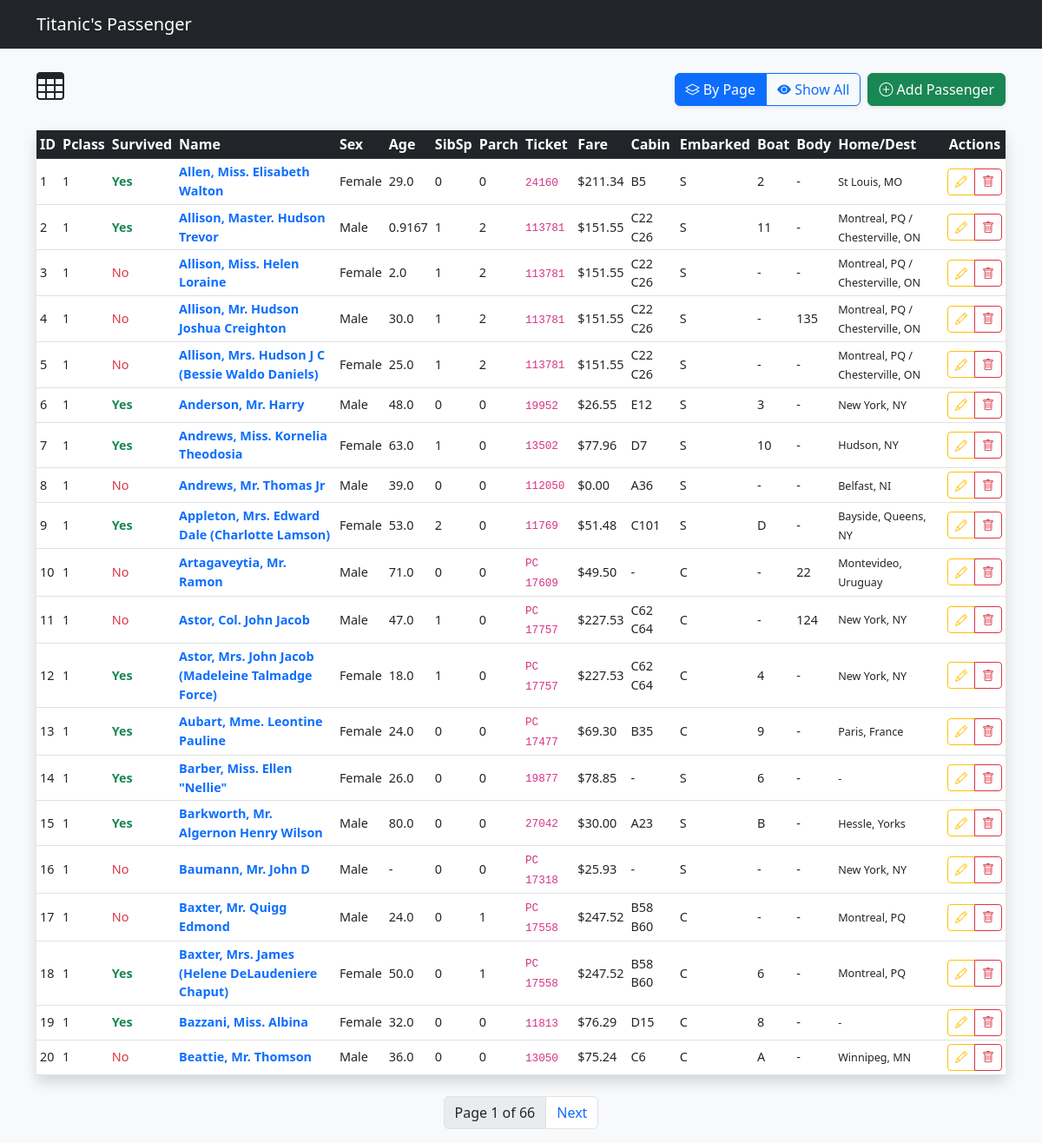
The page / on the database its author committed.
### core/models.py (models this page shows, shortened)
class Passenger(models.Model):
    survived = models.IntegerField()
    pclass = models.IntegerField()
    name = models.CharField(max_length=255)
    sex = models.CharField(max_length=10)
    age = models.FloatField(null=True, blank=True)
    sibsp = models.IntegerField()
    parch = models.IntegerField()
    ticket = models.CharField(max_length=100)
    fare = models.FloatField(null=True, blank=True)
    cabin = models.CharField(max_length=100, null=True, blank=True)
    embarked = models.CharField(max_length=100, null=True, blank=True)
    boat = models.CharField(max_length=100, null=True, blank=True)
    body = models.IntegerField(null=True, blank=True)
    home_dest = models.CharField(max_length=255, null=True, blank=True)

### core/views.py (the view)
# urls.py: path('', views.PassengerListView.as_view(), name='passenger-list'),
class PassengerListView(ListView):
    model = Passenger
    template_name = 'passenger_list.html'
    context_object_name = 'passengers'
    def get_paginate_by(self, queryset):
        show_all = self.request.GET.get('show') == 'all'
        if show_all:
            return None
        return 20

### core/templates/passenger_list.html (shortened to what this page needs)
{% extends 'base.html' %}
{% block content %}
<div class="d-flex justify-content-between align-items-center mb-4">
    <h2><i class="bi bi-table"></i> </h2>
    <div class="d-flex gap-2">
        <div class="btn-group shadow-sm" role="group">
            <a href="{% url 'passenger-list' %}"
                class="btn btn-outline-primary {% if not request.GET.show %}active{% endif %}">
                <i class="bi bi-layers"></i> By Page
            </a>
            <a href="?show=all"
                class="btn btn-outline-primary {% if request.GET.show == 'all' %}active{% endif %}">
                <i class="bi bi-eye-fill"></i> Show All
            </a>
        </div>
        <a href="{% url 'passenger-create' %}" class="btn btn-success shadow-sm">
            <i class="bi bi-plus-circle"></i> Add Passenger
        </a>
    </div>
</div>
<div class="card shadow border-0">
    <div class="table-responsive">
        <table class="table table-sm table-hover align-middle mb-0">
            <thead class="table-dark" style="white-space: nowrap;">
                <tr>
                    <th>ID</th>
                    <th>Pclass</th>
                    <th>Survived</th>
                    <th>Name</th>
                    <th>Sex</th>
                    <th>Age</th>
                    <th>SibSp</th>
                    <th>Parch</th>
                    <th>Ticket</th>
                    <th>Fare</th>
                    <th>Cabin</th>
                    <th>Embarked</th>
                    <th>Boat</th>
                    <th>Body</th>
                    <th>Home/Dest</th>
                    <th class="text-center">Actions</th>
                </tr>
            </thead>
            <tbody style="font-size: 0.9rem;">
                {% for p in passengers %}
                <tr>
                    <td>{{ p.id }}</td>
                    <td>{{ p.pclass }}</td>
                    <td>
                        {% if p.survived == 1 %}
                            <span class="text-success fw-bold">Yes</span>
                        {% else %}
                            <span class="text-danger">No</span>
                        {% endif %}
                    </td>
                    <td><a href="{% url 'passenger-detail' p.pk %}" class="fw-bold text-decoration-none">{{ p.name }}</a></td>
                    <td>{{ p.sex|title }}</td>
                    <td>{{ p.age|default:"-" }}</td>
                    <td>{{ p.sibsp }}</td>
                    <td>{{ p.parch }}</td>
                    <td><code>{{ p.ticket }}</code></td>
                    <td>${{ p.fare|floatformat:2 }}</td>
                    <td>{{ p.cabin|default:"-" }}</td>
                    <td>{{ p.embarked|default:"-" }}</td>
                    <td>{{ p.boat|default:"-" }}</td>
                    <td>{{ p.body|default:"-" }}</td>
                    <td><small>{{ p.home_dest|default:"-" }}</small></td>
                    <td class="text-center">
                        <div class="btn-group">
                            <a href="{% url 'passenger-update' p.pk %}" class="btn btn-sm btn-outline-warning">
                                <i class="bi bi-pencil"></i>
                            </a>
                            <a href="{% url 'passenger-delete' p.pk %}" class="btn btn-sm btn-outline-danger">
                                <i class="bi bi-trash"></i>
                            </a>
                        </div>
                    </td>
                </tr>
                {% empty %}
                <tr>
                    <td colspan="16" class="text-center py-4">No records found.</td>
                </tr>
                {% endfor %}
            </tbody>
        </table>
    </div>
</div>
{% if is_paginated and request.GET.show != 'all' %}
<nav class="mt-4">
    <ul class="pagination justify-content-center">
        <li class="page-item disabled"><span class="page-link text-dark">Page {{ page_obj.number }} of {{ paginator.num_pages }}</span></li>
        {% if page_obj.has_next %}
            <li class="page-item"><a class="page-link" href="?page={{ page_obj.next_page_number }}">Next</a></li>
        {% endif %}
    </ul>
</nav>
{% endif %}
{% endblock %}

### core/templates/base.html (shortened to what this page needs)
<!DOCTYPE html>
<html lang="en">
<head>
    <link href="https://cdn.jsdelivr.net/npm/bootstrap@5.3.0/dist/css/bootstrap.min.css" rel="stylesheet">
    <link rel="stylesheet" href="https://cdn.jsdelivr.net/npm/bootstrap-icons@1.11.1/font/bootstrap-icons.css">
</head>
<body class="bg-light">
    <nav class="navbar navbar-expand-lg navbar-dark bg-dark mb-4">
        <div class="container">
            <a class="navbar-brand" href="{% url 'passenger-list' %}"> Titanic's Passenger</a>
        </div>
    </nav>
    <div class="container">
        {% block content %}
        {% endblock %}
    </div>
</body>
</html>

### rows shown on the page
Passenger: id "1", pclass "1", survived "Yes", name "Allen, Miss. Elisabeth Walton", sex "Female", age "29.0", sibsp "0", parch "0", ticket "24160", fare "211.34", cabin "B5", embarked "S", boat "2", body "-", home_dest "St Louis, MO"
Passenger: id "2", pclass "1", survived "Yes", name "Allison, Master. Hudson Trevor", sex "Male", age "0.9167", sibsp "1", parch "2", ticket "113781", fare "151.55", cabin "C22 C26", embarked "S", boat "11", body "-", home_dest "Montreal, PQ / Chesterville, ON"
Passenger: id "3", pclass "1", survived "No", name "Allison, Miss. Helen Loraine", sex "Female", age "2.0", sibsp "1", parch "2", ticket "113781", fare "151.55", cabin "C22 C26", embarked "S", boat "-", body "-", home_dest "Montreal, PQ / Chesterville, ON"
Passenger: id "4", pclass "1", survived "No", name "Allison, Mr. Hudson Joshua Creighton", sex "Male", age "30.0", sibsp "1", parch "2", ticket "113781", fare "151.55", cabin "C22 C26", embarked "S", boat "-", body "135", home_dest "Montreal, PQ / Chesterville, ON"
Passenger: id "5", pclass "1", survived "No", name "Allison, Mrs. Hudson J C (Bessie Waldo Daniels)", sex "Female", age "25.0", sibsp "1", parch "2", ticket "113781", fare "151.55", cabin "C22 C26", embarked "S", boat "-", body "-", home_dest "Montreal, PQ / Chesterville, ON"
Passenger: id "6", pclass "1", survived "Yes", name "Anderson, Mr. Harry", sex "Male", age "48.0", sibsp "0", parch "0", ticket "19952", fare "26.55", cabin "E12", embarked "S", boat "3", body "-", home_dest "New York, NY"
Passenger: id "7", pclass "1", survived "Yes", name "Andrews, Miss. Kornelia Theodosia", sex "Female", age "63.0", sibsp "1", parch "0", ticket "13502", fare "77.96", cabin "D7", embarked "S", boat "10", body "-", home_dest "Hudson, NY"
Passenger: id "8", pclass "1", survived "No", name "Andrews, Mr. Thomas Jr", sex "Male", age "39.0", sibsp "0", parch "0", ticket "112050", fare "0.00", cabin "A36", embarked "S", boat "-", body "-", home_dest "Belfast, NI"
Passenger: id "9", pclass "1", survived "Yes", name "Appleton, Mrs. Edward Dale (Charlotte Lamson)", sex "Female", age "53.0", sibsp "2", parch "0", ticket "11769", fare "51.48", cabin "C101", embarked "S", boat "D", body "-", home_dest "Bayside, Queens, NY"
Passenger: id "10", pclass "1", survived "No", name "Artagaveytia, Mr. Ramon", sex "Male", age "71.0", sibsp "0", parch "0", ticket "PC 17609", fare "49.50", cabin "-", embarked "C", boat "-", body "22", home_dest "Montevideo, Uruguay"
Passenger: id "11", pclass "1", survived "No", name "Astor, Col. John Jacob", sex "Male", age "47.0", sibsp "1", parch "0", ticket "PC 17757", fare "227.53", cabin "C62 C64", embarked "C", boat "-", body "124", home_dest "New York, NY"
Passenger: id "12", pclass "1", survived "Yes", name "Astor, Mrs. John Jacob (Madeleine Talmadge Force)", sex "Female", age "18.0", sibsp "1", parch "0", ticket "PC 17757", fare "227.53", cabin "C62 C64", embarked "C", boat "4", body "-", home_dest "New York, NY"
Passenger: id "13", pclass "1", survived "Yes", name "Aubart, Mme. Leontine Pauline", sex "Female", age "24.0", sibsp "0", parch "0", ticket "PC 17477", fare "69.30", cabin "B35", embarked "C", boat "9", body "-", home_dest "Paris, France"
Passenger: id "14", pclass "1", survived "Yes", name "Barber, Miss. Ellen \"Nellie\"", sex "Female", age "26.0", sibsp "0", parch "0", ticket "19877", fare "78.85", cabin "-", embarked "S", boat "6", body "-", home_dest "-"
Passenger: id "15", pclass "1", survived "Yes", name "Barkworth, Mr. Algernon Henry Wilson", sex "Male", age "80.0", sibsp "0", parch "0", ticket "27042", fare "30.00", cabin "A23", embarked "S", boat "B", body "-", home_dest "Hessle, Yorks"
Passenger: id "16", pclass "1", survived "No", name "Baumann, Mr. John D", sex "Male", age "-", sibsp "0", parch "0", ticket "PC 17318", fare "25.93", cabin "-", embarked "S", boat "-", body "-", home_dest "New York, NY"
Passenger: id "17", pclass "1", survived "No", name "Baxter, Mr. Quigg Edmond", sex "Male", age "24.0", sibsp "0", parch "1", ticket "PC 17558", fare "247.52", cabin "B58 B60", embarked "C", boat "-", body "-", home_dest "Montreal, PQ"
Passenger: id "18", pclass "1", survived "Yes", name "Baxter, Mrs. James (Helene DeLaudeniere Chaput)", sex "Female", age "50.0", sibsp "0", parch "1", ticket "PC 17558", fare "247.52", cabin "B58 B60", embarked "C", boat "6", body "-", home_dest "Montreal, PQ"
Passenger: id "19", pclass "1", survived "Yes", name "Bazzani, Miss. Albina", sex "Female", age "32.0", sibsp "0", parch "0", ticket "11813", fare "76.29", cabin "D15", embarked "C", boat "8", body "-", home_dest "-"
Passenger: id "20", pclass "1", survived "No", name "Beattie, Mr. Thomson", sex "Male", age "36.0", sibsp "0", parch "0", ticket "13050", fare "75.24", cabin "C6", embarked "C", boat "A", body "-", home_dest "Winnipeg, MN"

### other values the page prints
{{ page_obj.number }} "1"
{{ paginator.num_pages }} "66"
